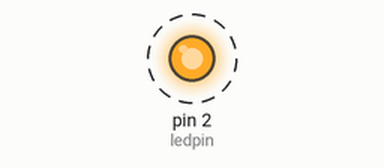
The sketch below on a simulated Arduino Uno, built with avr-gcc and run on an emulated ATmega328P. On the bench: output pins drawn as LEDs (lit = HIGH). Dashed ring = blinking.

Above: at 0.5 s.
Timing chart, 0 to 4.6 s (numbered marks = the images above):
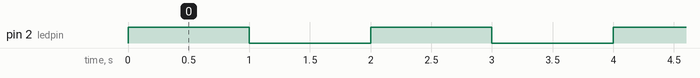

Measured:
- by itself, pin 2 (ledpin): alternates HIGH for 1.0 s and LOW for 1.0 s

The sketch:

EXP9_1_SEU_EMX_UG6_HZA_SUA_AR8.ino
```cpp
//EXP9: OBJECTIVE 2 : BLINK LED ON ESP2
const int ledpin=2;
void setup() {
  // put your setup code here, to run once:
pinMode(2,OUTPUT);
}

void loop() {
  // put your main code here, to run repeatedly:
digitalWrite(ledpin,HIGH);
delay(1000);
digitalWrite(ledpin,LOW);
delay(1000);
}
```
